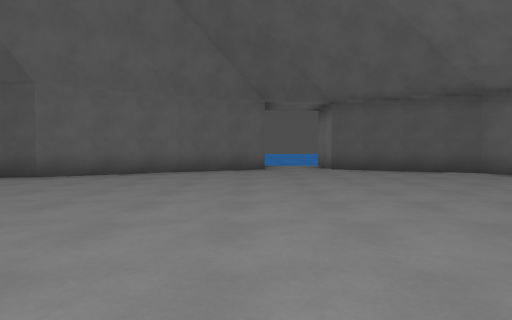
View 1 (above)

16 first-person views from a walk through a Godot game level. The camera is 1.2 m above the floor, tilts 2° down and sees 80° across. The floor is counted in squares, 2 m on a side. Each view is taken from the middle of a square. On the plan, view 1 faces up. The plan holds only what a view shows up to about 9 squares ahead; the rest is blank. The place goes on beyond the plan. Some surface patterns are stand-ins.

View 2
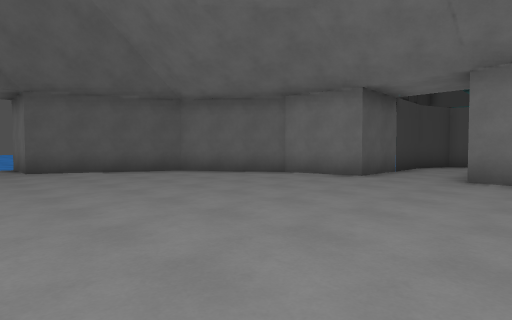

View 3
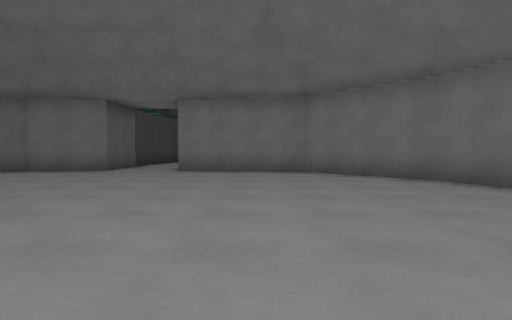

View 4
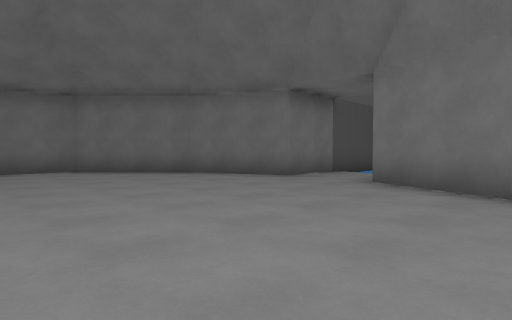

View 5
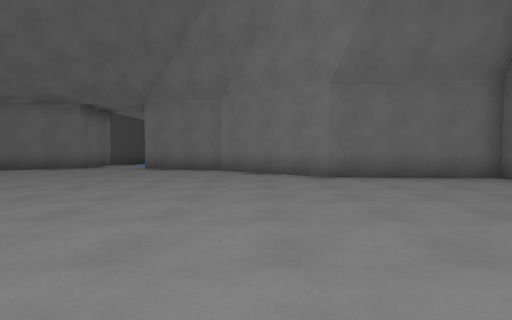

View 6
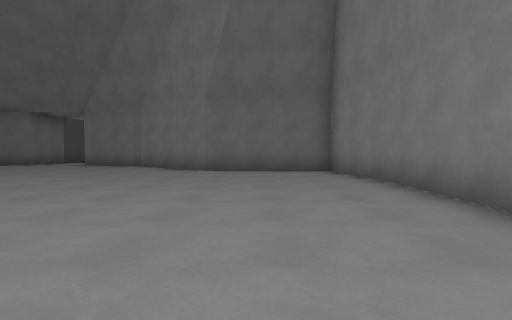

View 7
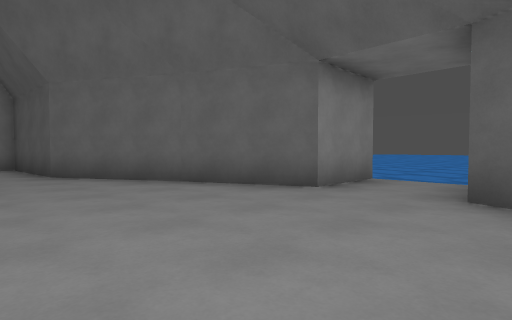

View 8
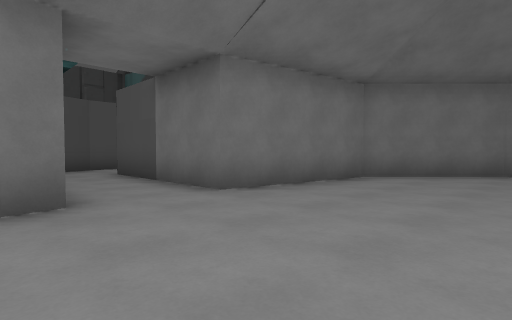

View 9
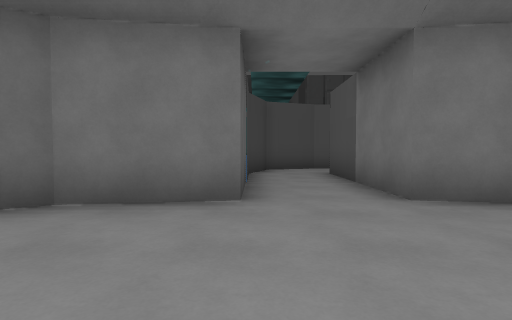

View 10
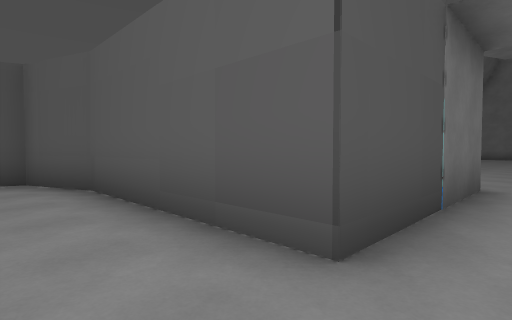

View 11
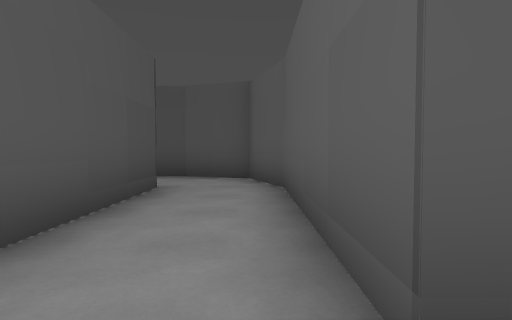

View 12
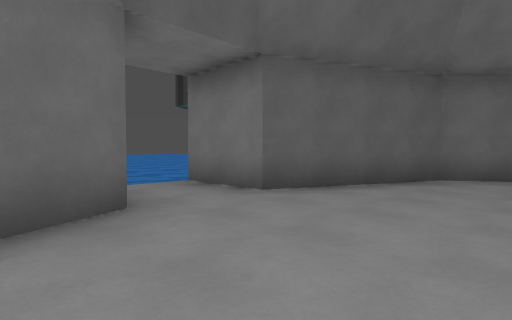

View 13
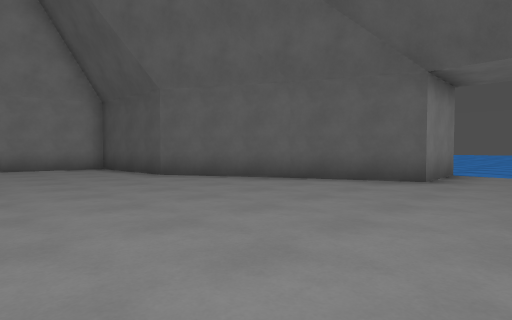

View 14
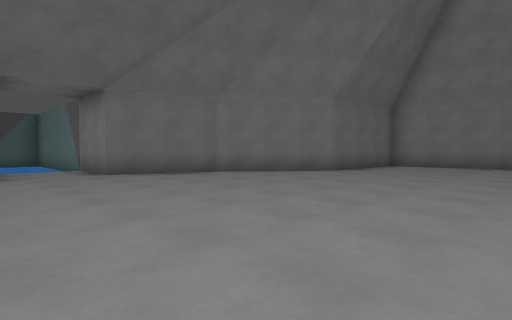

View 15
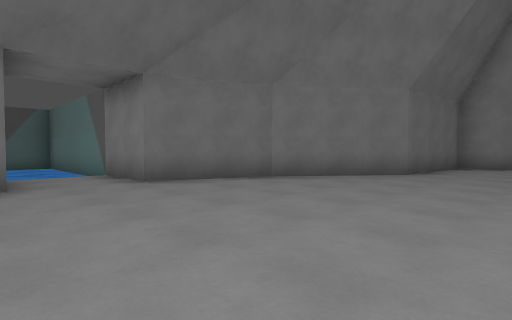

View 16
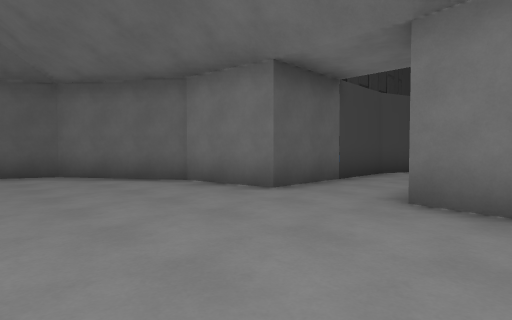

### Floor plan
Points are (right, up) in squares from view 1. A wall is a line through its corners. A room is listed if a view was taken in it or the views show most of it. See-through windows are left out.
Room 1 (views 1, 2, 3, 4, 5, 6, 7, 8, 9, 12, 13, 14, 15, 16)
walls: (-4.6, 6.5) (-7.8, 6.3) (-8.3, 3.9); (-2.1, -4.5) (0.5, -5.5) (0.5, -7.5); (-8.4, 3.1) (-8.5, 0.6); (-8.5, 0.8) (-8, -2.2) (-4.6, -2.5) (-2, -4.6); (0.3, 11.1) (0.3, 9.1) (-4.8, 6.7); (2.5, -7.5) (2.5, -5.5) (4.9, -4.4) (7, -2.3) (7.6, 1.2) (11.5, 1.2); (11.5, 3.2) (7.6, 3.2) (7.3, 5.2) (5.6, 7.6) (2.3, 9.1) (2.3, 11.1)
ways out: opening at (11, 2) to room 2; opening at (0, 12); opening at (1.5, -6.5); opening at (3, 12); opening at (7, -2); gap at (0, 11); gap at (3, 11)
Room 2 (views 10, 11)
walls: (13.6, -2.8) (13.5, 1.2) (13, 2.7) (11.5, 3.2); (11.5, 1.2) (11.6, -2.8) (12.1, -4.3) (13.6, -4.8) (14.2, -4.8)
ways out: opening at (11, 2) to room 1; opening at (14.5, -3.5)

Positions as (right, up) in squares from view 1, and headings:
1: (0, 0), facing up
2: (1, 0), facing up-right
3: (-1, -1), facing right
4: (-2, 0), facing down-right
5: (-3, 4), facing down
6: (-6, 6), facing down
7: (3, 5), facing up-left
8: (4, 4), facing down-right
9: (4, 3), facing right
10: (13, 2), facing down-left
11: (12, 2), facing down
12: (-1, 6), facing up-right
13: (2, 3), facing up-left
14: (3, 2), facing down-left
15: (3, 0), facing down-left
16: (4, 0), facing up-right
